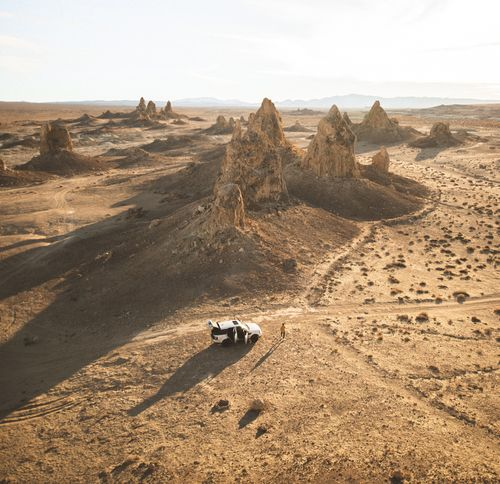
#> input picture images/desert.jpg, 500 x 484 px, found by its file name
$ python 05_template_matching.py
#> lines starting #> are read from the running program, lines starting #| are printed output that depends on the picture

# https://docs.opencv.org/master/d4/dc6/tutorial_py_template_matching.html

import cv2
import numpy as np

image = cv2.imread('images\\desert.jpg')
#> image is the input picture: shape (484, 500, 3); mean B, G, R 123.7, 148.1, 171
gray = cv2.cvtColor(image, cv2.COLOR_BGR2GRAY)
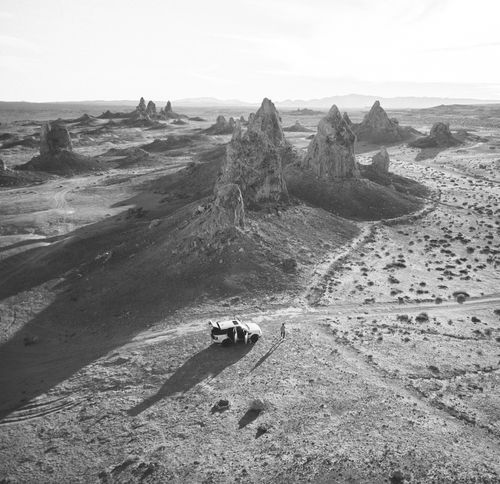
#> gray: shape (484, 500); min 17, max 255, mean 152.2
template = cv2.imread('images\\desert_template.jpg')
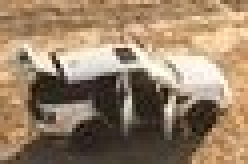
#> input picture images/desert_template.jpg, 62 x 41 px, found by its file name (shown 4 times larger)
#> template is the input picture: shape (41, 62, 3); mean B, G, R 104, 129, 152
gray_template = cv2.cvtColor(template, cv2.COLOR_BGR2GRAY)
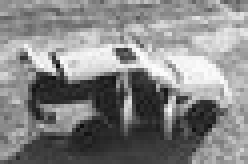
#> gray_template: shape (41, 62) (shown 4 times larger); min 12, max 253, mean 133

(h, w) = template.shape[:2]
#> h = 41; w = 62

def show_image(winname, image, destroy=False):
    cv2.imshow(winname, image)
    cv2.waitKey(0)
    if destroy:
        cv2.destroyAllWindows()


show_image("Original Image", image)
show_image("Template Image", template, destroy=True)

# ---------------------------------------------------------------------------- #
#? Template matching by using all different-2 methods

methods = ['cv2.TM_CCOEFF', 'cv2.TM_CCOEFF_NORMED', 'cv2.TM_CCORR',
           'cv2.TM_CCORR_NORMED', 'cv2.TM_SQDIFF', 'cv2.TM_SQDIFF_NORMED']

#! If you are using cv2.TM_SQDIFF as comparison method, minimum value gives the best match.

for meth in methods:
    method = eval(meth)

    # apply template matching
    matched = cv2.matchTemplate(gray, gray_template, method)
    # find the min-max values and locations
    min_val, max_val, min_loc, max_loc = cv2.minMaxLoc(matched)

    #
    if method in [cv2.TM_SQDIFF, cv2.TM_SQDIFF_NORMED]:
        top_left = min_loc
    else:
        top_left = max_loc

    bottom_right = (top_left[0]+w, top_left[1]+h)

    # draw rectangle
    result = cv2.rectangle(image.copy(), top_left, bottom_right, (255,0,0), 2)

    show_image(f"Matched template by method - {meth}", result)
#> this loop made 6 passes
#> (min_val, max_val, min_loc, top_left, bottom_right) on passes 1 to 4: (-3717022.2, 10228689, (382, 129), (204, 309), (266, 350)), (-0.607, 0.998, (254, 15), (204, 309), (266, 350)), (21751264, 86106816, (64, 244), (438, 2), (500, 43)), (0.766, 1, (23, 154), (204, 309), (266, 350))
#> (min_val, max_val, max_loc, top_left, bottom_right) on passes 5 to 6: (35784, 47812196, (438, 2), (204, 309), (266, 350)), (0.000648, 0.922, (64, 244), (204, 309), (266, 350))
#> pass 1, `matched = cv2.matchTemplate(gray, gray_template, method)`:
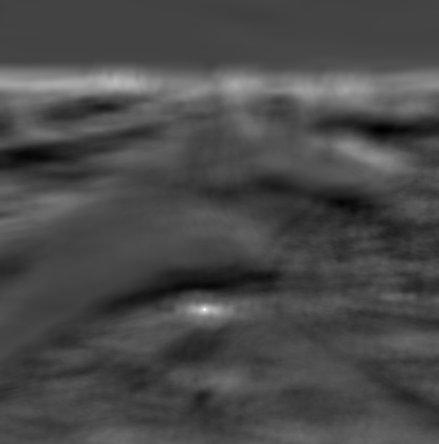
#> matched: shape (444, 439) float32; min -3717022.2, max 10228689, mean 320342.2; drawn with min black and max white
#> pass 2, `matched = cv2.matchTemplate(gray, gray_template, method)`:
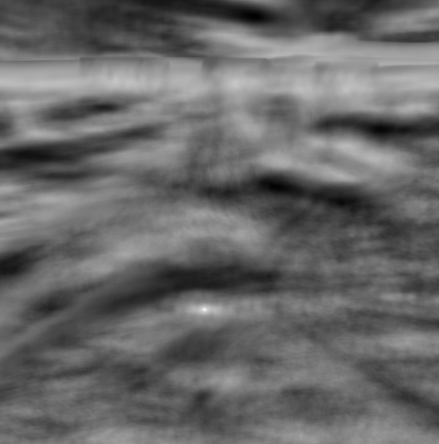
#> matched: shape (444, 439) float32; min -0.607, max 0.998, mean 0.0515; drawn with min black and max white
#> pass 3, `matched = cv2.matchTemplate(gray, gray_template, method)`:
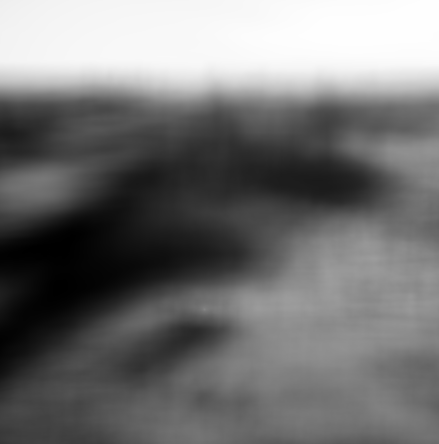
#> matched: shape (444, 439) float32; min 21751264, max 86106816, mean 50904808; drawn with min black and max white
#> after the loop:
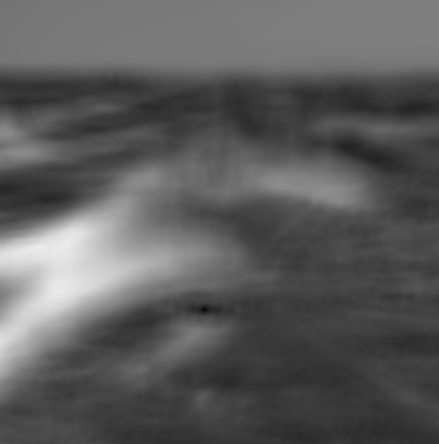
#> matched: shape (444, 439) float32; min 0.000648, max 0.922, mean 0.361

# ---------------------------------------------------------------------------- #
#! Template Matching with Multiple Objects
